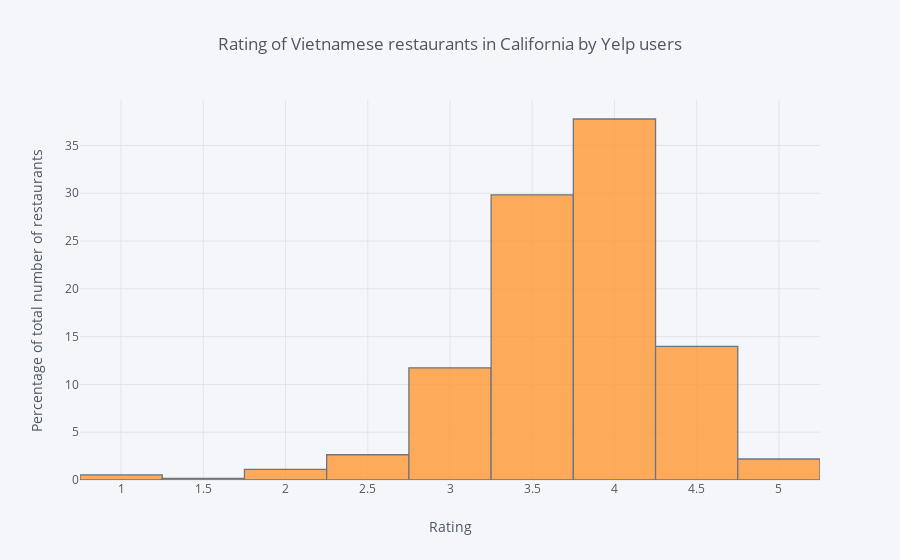

Notebook source saved alongside this figure:
### Markdown cell above
Now, let's take a look at how good Vietnamese food is, according to Yelp users. I hope to see more restaurants receiving 5-star rating - currently only more than $2\%$ of restaurants completely win their customer hearts (in Vietnamese, we have a saying that is the quickest way to the heart is through the stomach :) ). In overall, I would say that Vietnamese restaurants in general are satisfactory though not exceptional.

### Code cell
df['rating'].iplot(
    kind='histogram', histnorm='percent', opacity=0.8,
    xTitle= 'Rating', yTitle= "Percentage of total number of restaurants",
    title='Rating of Vietnamese restaurants in California by Yelp users', 
    filename='images/Histogram-review-count')

### Figure 1 — Plotly figure (JSON) as saved in the notebook; plotly's stock layout.template omitted (floating-point values rounded to 4 significant figures; data arrays with more than 128 entries replaced by an {"elided": "..."} marker saying what was removed)
{"data": [{"histfunc": "count", "histnorm": "percent", "marker": {"color": "rgba(255, 153, 51, 1.0)", "line": {"color": "#4D5663", "width": 1.3}}, "name": "rating", "opacity": 0.8, "orientation": "v", "type": "histogram", "uid": "e5c03d34-df70-4ada-9cf2-af9ee8a7f4c9", "x": {"elided": "2232 float values"}}], "layout": {"barmode": "overlay", "legend": {"bgcolor": "#F5F6F9", "font": {"color": "#4D5663"}}, "paper_bgcolor": "#F5F6F9", "plot_bgcolor": "#F5F6F9", "title": {"font": {"color": "#4D5663"}, "text": "Rating of Vietnamese restaurants in California by Yelp users"}, "xaxis": {"gridcolor": "#E1E5ED", "showgrid": true, "tickfont": {"color": "#4D5663"}, "title": {"font": {"color": "#4D5663"}, "text": "Rating"}, "zerolinecolor": "#E1E5ED"}, "yaxis": {"gridcolor": "#E1E5ED", "showgrid": true, "tickfont": {"color": "#4D5663"}, "title": {"font": {"color": "#4D5663"}, "text": "Percentage of total number of restaurants"}, "zerolinecolor": "#E1E5ED"}}}
